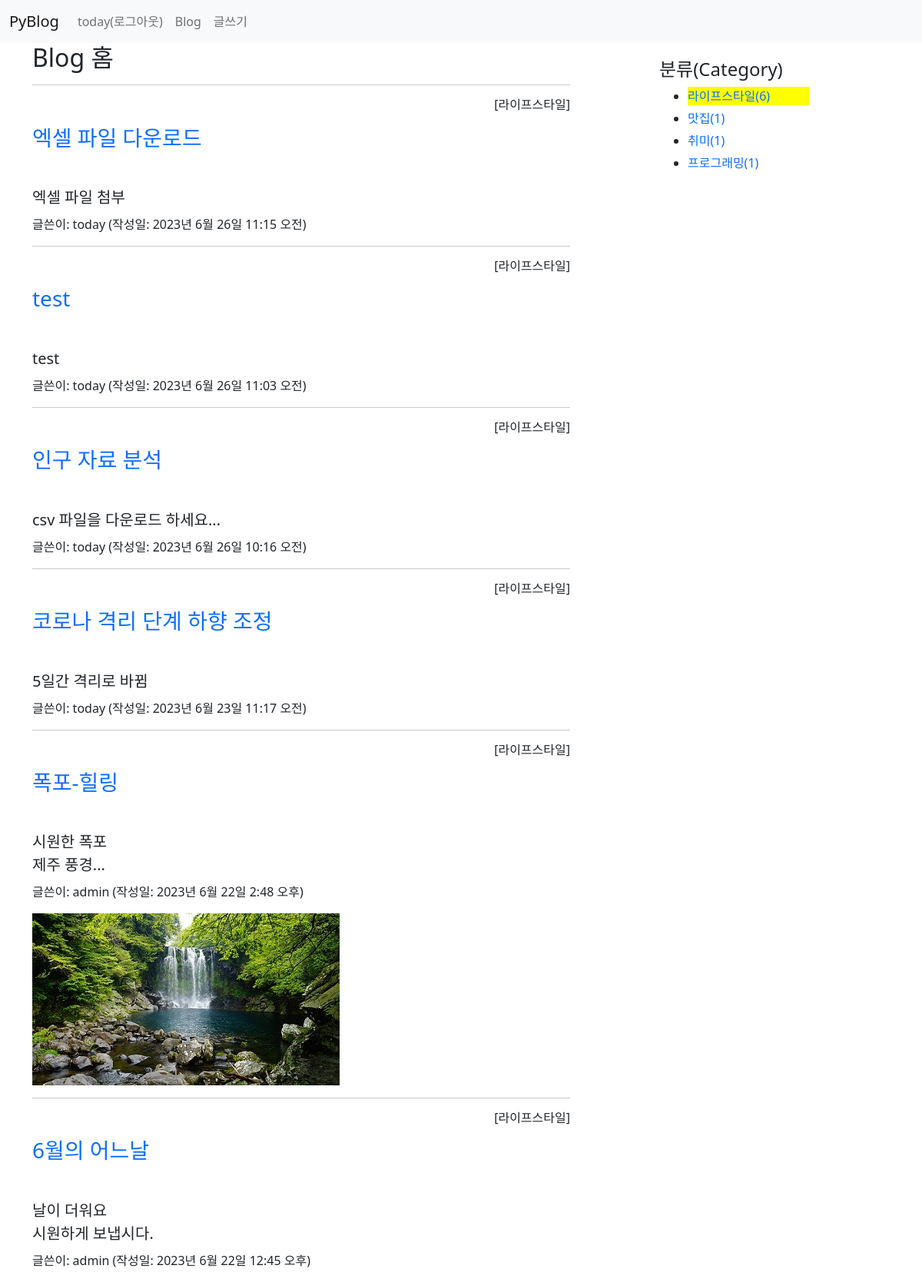
Page /blog/category/라이프스타일/ (signed in) on the committed database.
### blog/models.py (models this page shows, shortened)
class Post(models.Model):
    author = models.ForeignKey(User, on_delete=models.CASCADE)
    title = models.CharField(max_length=100)  #제목
    content = models.TextField()              #내용
    pub_date = models.DateTimeField()         #발행일
    modify_date = models.DateTimeField(null=True, blank=True) #입력 폼이 비어도 됨
    photo = models.ImageField(upload_to='blog/images/%Y/%m/%d/',
                    null=True, blank=True)  #null 허용, 파일을 첨부하지 않을수 있음
    file = models.FileField(upload_to='blog/files/%Y/%m/%d/',
                    null=True, blank=True)
    category = models.ForeignKey(Category, null=True, blank=True,
                    on_delete=models.SET_NULL)

class Category(models.Model):
    name = models.CharField(max_length=50, unique=True)
    slug = models.SlugField(max_length=200, unique=True,
                allow_unicode=True)
    def __str__(self):
        return self.name
    def get_absolute_url(self):
        return reverse('blog:category_page', args=[self.slug])
    class Meta:
        ordering = ['name']  # 이름순 정렬
        verbose_name = 'category'
        verbose_name_plural = 'categories'

### blog/views.py (the view)
# urls.py: path('category/<str:slug>/', views.category_page,
def category_page(request, slug):
    current_category = Category.objects.get(slug=slug) #현재 카테고리 검색
    post_list = Post.objects.filter(category=current_category) # 현 카테고리의 포스트들
    post_list = post_list.order_by('-pub_date')  #날짜순 내림차순
    categories = Category.objects.all() #전체 카테고리
    context = {
        'current_category': current_category,
        'post_list': post_list,
        'categories': categories
    }
    return render(request, 'blog/post_list.html', context)

### templates/blog/post_list.html (shortened to what this page needs)
{% extends 'base.html' %}
{% block content %}
<div class="container">
    <section id="post_list">
        <h2>Blog 홈</h2>
        {% if post_list %}
            {% for post in post_list %}
                <hr>
                {% if post.category %}
                    <h6 class="text-end">[{{ post.category }}]</h6>
                {% endif %}
                <h3 class="my-3">
                    <a href="{% url 'blog:detail' post.id %}">
                        {{ post.title }}
                    </a>
                </h3>
                <h5 style="white-space: pre-line; line-height: 1.5">
                    {{ post.content }}
                </h5>
                <p>글쓴이: {{ post.author }} (작성일: {{ post.pub_date }})</p>
                {% if post.photo %}
                    <img src="{{ post.photo.url }}">
                {% endif %}
            {% endfor %}
        {% else %}
            <p>포스트가 없습니다.</p>
        {% endif %}
    </section>
    <aside id="category">
        <h4>분류(Category)</h4>
        <div>
            <ul>
                {% for category in categories %}
                    {% if current_category.slug == category.slug %}
                    <li style="background: #ff0">
                        <a href="{{ category.get_absolute_url }}">
                        {{ category.name }}({{ category.post_set.count }})
                        </a>
                    </li>
                    {% else %}
                    <li>
                        <a href="{{ category.get_absolute_url }}">
                        {{ category.name }}({{ category.post_set.count }})
                        </a>
                    </li>
                    {% endif %}
                {% endfor %}
            </ul>
        </div>
    </aside>
</div>
{% endblock %}

### templates/navbar.html (shortened to what this page needs)
<nav class="navbar navbar-expand-lg navbar-light bg-light">
  <div class="container-fluid">
    <a class="navbar-brand" href="/">PyBlog</a>
    <div class="collapse navbar-collapse" id="navbarSupportedContent">
      <ul class="navbar-nav me-auto mb-2 mb-lg-0">
        {% if not user.is_authenticated %}
        <li class="nav-item">
          <a class="nav-link" href="{% url 'common:login' %}">
              <i class="fa-solid fa-right-to-bracket"></i> 로그인</a>
        </li>
        {% else %}
        <li class="nav-item">
          <a class="nav-link" href="{% url 'common:logout' %}">
            {{ user.username }}(로그아웃)
          </a>
        </li>
        {% endif %}
        <li class="nav-item">
          <a class="nav-link" href="{% url 'blog:post_list' %}">Blog</a>
        </li>
        <li class="nav-item">
          <a class="nav-link" href="{% url 'blog:post_create' %}">글쓰기</a>
        </li>
      </ul>
    </div>
  </div>
</nav>

### static/blog/css/style.css (style rules this page uses)
a { text-decoration: none; }
#post_list { width: 700px; float: left; }
#category { width: 200px; float: right; margin: 20px 100px 0 0; }
#category ul li { margin: 5px; }

### rows in the picture
Post: category "라이프스타일", title "엑셀 파일 다운로드", content "엑셀 파일 첨부", author "today", pub_date "2023년 6월 26일 11:15 오전"
Post: category "라이프스타일", title "test", content "test", author "today", pub_date "2023년 6월 26일 11:03 오전"
Post: category "라이프스타일", title "인구 자료 분석", content "csv 파일을 다운로드 하세요...", author "today", pub_date "2023년 6월 26일 10:16 오전"
Post: category "라이프스타일", title "코로나 격리 단계 하향 조정", content "5일간 격리로 바뀜", author "today", pub_date "2023년 6월 23일 11:17 오전"
Post: category "라이프스타일", title "폭포-힐링", content "시원한 폭포 제주 풍경...", author "admin", pub_date "2023년 6월 22일 2:48 오후", photo (picture)
Post: category "라이프스타일", title "6월의 어느날", content "날이 더워요 시원하게 보냅시다.", author "admin", pub_date "2023년 6월 22일 12:45 오후"
Category: name "라이프스타일", post_set.count "6"
Category: name "맛집", post_set.count "1"
Category: name "취미", post_set.count "1"
Category: name "프로그래밍", post_set.count "1"

### other values in the picture
{{ user.username }} "today"
